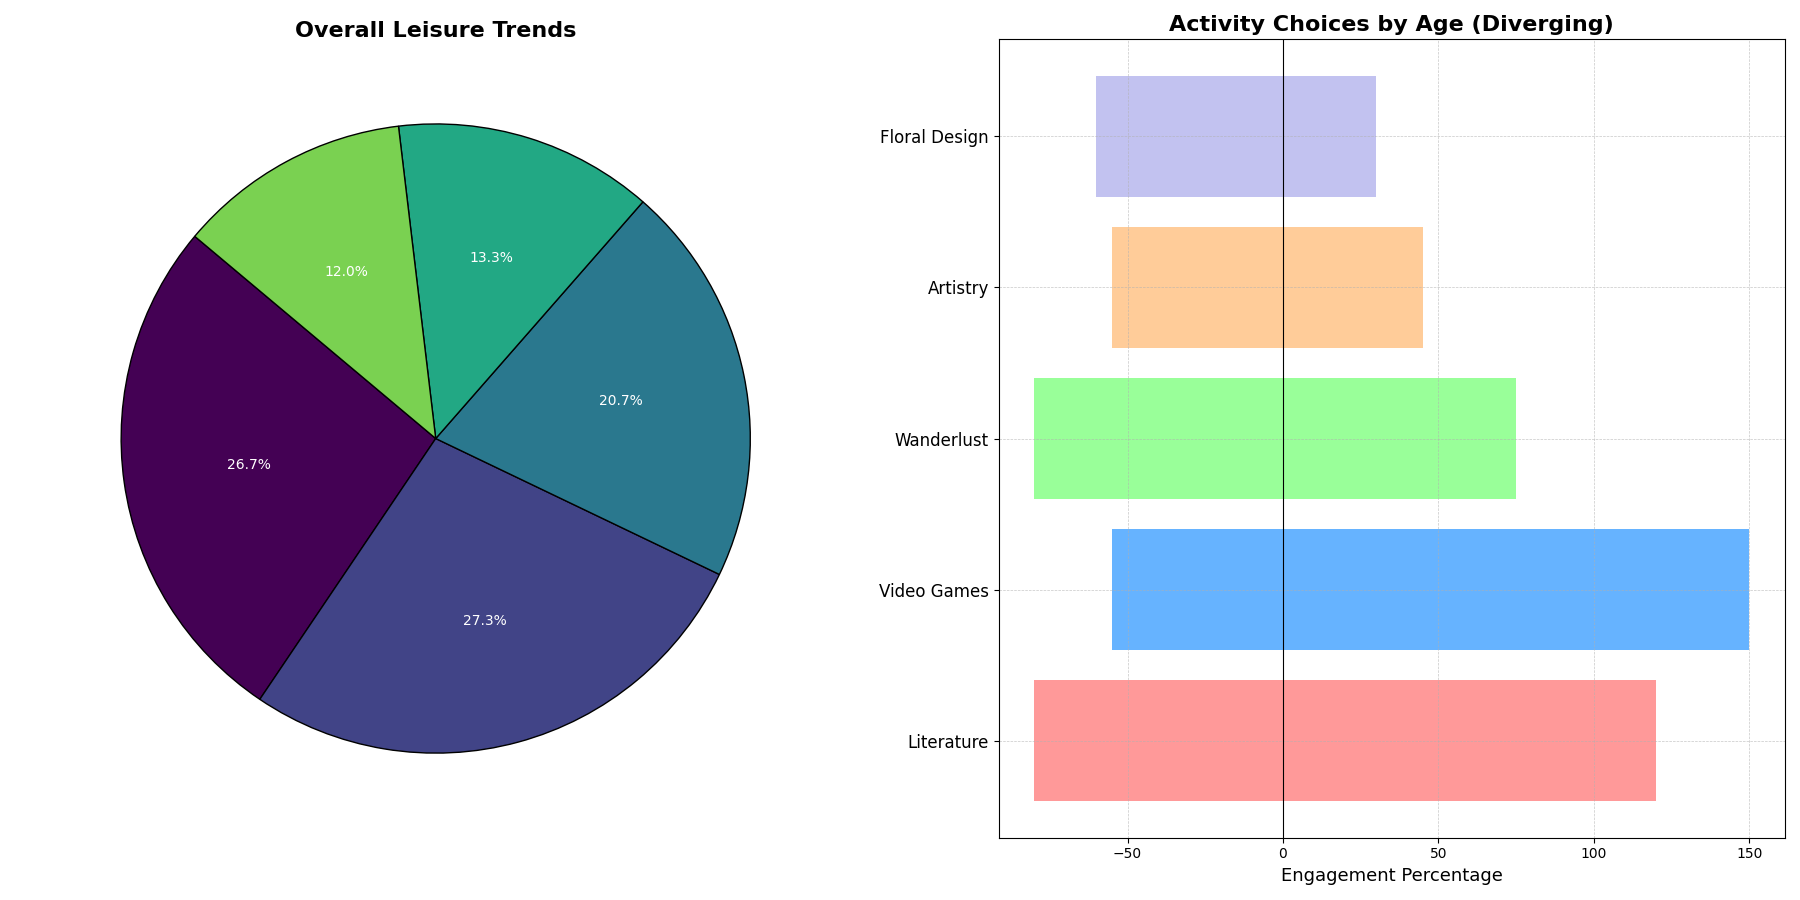

Reproduce this figure in Python.
import matplotlib.pyplot as plt
import numpy as np

age_groups = ['Youngsters', 'Young Inhabitants', 'Grown-ups', 'Midlifers', 'Elders']
hobbies = ['Literature', 'Video Games', 'Wanderlust', 'Artistry', 'Floral Design']

data = np.array([
    [30, 50, 20, 10, 5],   # Youngsters
    [40, 60, 25, 15, 10],  # Young Inhabitants
    [50, 40, 30, 20, 15],  # Grown-ups
    [45, 30, 40, 25, 20],  # Midlifers
    [35, 25, 40, 30, 40]   # Elders
])

fig, axes = plt.subplots(nrows=1, ncols=2, figsize=(18, 9))

# Use same pie chart for the left subplot
total_hobby_counts = data.sum(axis=0)
colors_pie = plt.cm.viridis(np.arange(5)/5.)
axes[0].pie(total_hobby_counts, labels=hobbies, autopct='%1.1f%%', startangle=140, colors=colors_pie,
            wedgeprops=dict(edgecolor='black'), textprops=dict(color="white"))

axes[0].set_title('Overall Leisure Trends', fontsize=16, fontweight='bold')

# Create a diverging bar chart for the right subplot
bar_width = 0.35
colors = ['#ff9999','#66b3ff','#99ff99','#ffcc99','#c2c2f0']

# Calculate positions and plot
for i, hobby in enumerate(hobbies):
    positive_values = [data[j, i] if j < len(data) / 2 else 0 for j in range(len(data))]
    negative_values = [-data[j, i] if j >= len(data) / 2 else 0 for j in range(len(data))]

    axes[1].barh(i, np.sum(positive_values), color=colors[i], left=0, align='center')
    axes[1].barh(i, np.sum(negative_values), color=colors[i], left=0, align='center')

axes[1].set_yticks(np.arange(len(hobbies)))
axes[1].set_yticklabels(hobbies, fontsize=12)
axes[1].set_xlabel('Engagement Percentage', fontsize=13)
axes[1].set_title('Activity Choices by Age (Diverging)', fontsize=16, fontweight='bold')
axes[1].axvline(0, color='black', linewidth=0.8)
axes[1].grid(True, linestyle='--', linewidth=0.5, alpha=0.7)

plt.tight_layout()
plt.show()
